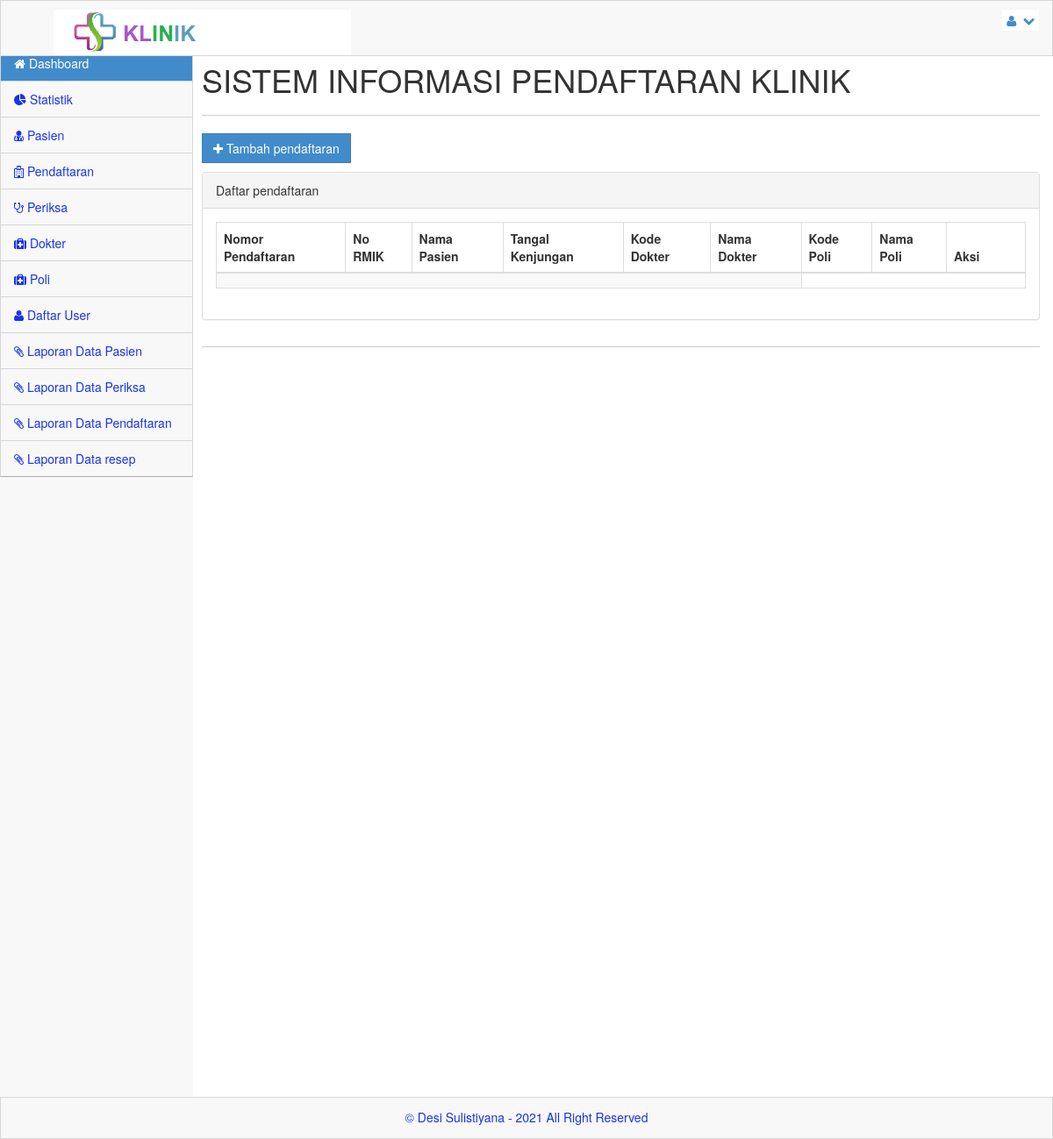
/admin/index.php?menu=pendaftaran (signed in), run on an earlier commit of the app's database.
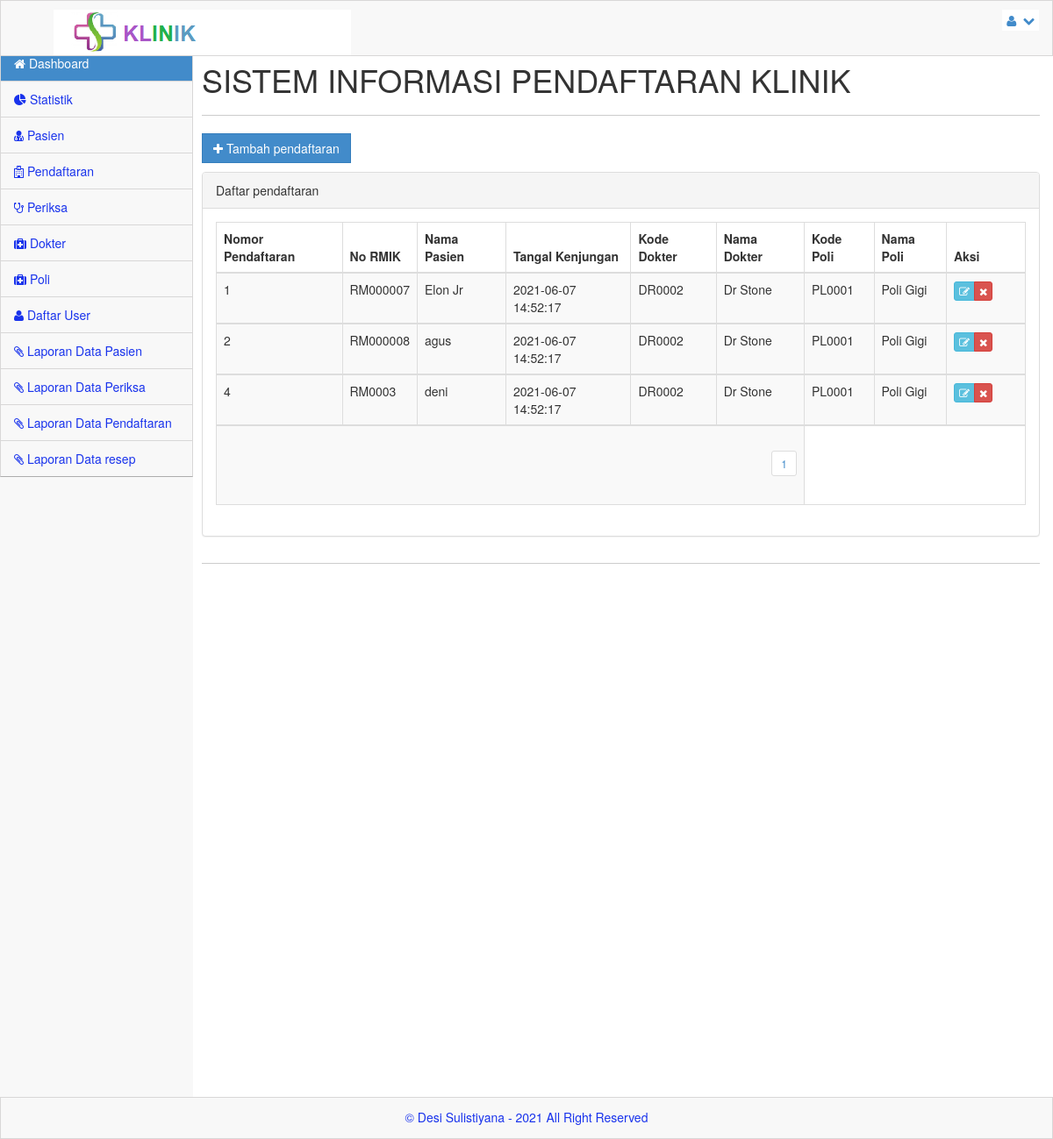
And on a later commit of the database.
### tables this page shows
CREATE TABLE `pendaftaran` (
  `no_pendaftaran` int(10) NOT NULL,
  `no_rm` varchar(10) NOT NULL,
  `kd_dokter` varchar(10) DEFAULT NULL,
  `kd_poli` varchar(10) DEFAULT NULL,
  `created_at` timestamp NULL DEFAULT current_timestamp(),
  `updated_at` timestamp NULL DEFAULT current_timestamp(),
  `deleted_at` timestamp NULL DEFAULT NULL
);

CREATE TABLE `pasien` (
  `no_rm` varchar(11) NOT NULL,
  `nm_pasien` varchar(300) NOT NULL,
  `j_kel` varchar(100) NOT NULL,
  `agama` varchar(100) NOT NULL,
  `alamat` varchar(300) NOT NULL,
  `tgl_lhr` date NOT NULL,
  `ktp` varchar(16) NOT NULL,
  `no_tlp` varchar(12) NOT NULL,
  `nm_kel` varchar(20) NOT NULL,
  `hub_kel` varchar(100) NOT NULL
);

CREATE TABLE `poli` (
  `id_poli` int(11) NOT NULL,
  `kd_poli` varchar(10) DEFAULT NULL,
  `nm_poli` varchar(25) DEFAULT NULL,
  `created_at` timestamp NULL DEFAULT current_timestamp(),
  `updated_at` timestamp NULL DEFAULT current_timestamp(),
  `deleted_at` timestamp NULL DEFAULT NULL
);

CREATE TABLE `dokter` (
  `id_dokter` int(11) NOT NULL,
  `kd_dokter` varchar(10) DEFAULT NULL,
  `nm_dokter` varchar(30) DEFAULT NULL,
  `j_kelamin` char(1) DEFAULT NULL,
  `spesialis` varchar(20) DEFAULT NULL,
  `alamat` varchar(25) DEFAULT NULL,
  `no_telp` varchar(12) DEFAULT NULL,
  `created_at` timestamp NULL DEFAULT current_timestamp(),
  `updated_at` timestamp NULL DEFAULT current_timestamp(),
  `deleted_at` timestamp NULL DEFAULT NULL
);

### admin/pendaftaran.php (the view, shortened to what this page needs)
<?php
$row = 20;
$hal = isset($_GET['hal']) ? $_GET['hal'] : 0;
$pageSql = "SELECT * FROM pendaftaran";
$pageQry = mysqli_query($server,$pageSql) or die ("error paging: ".mysqli_error());
$jml	 = mysqli_num_rows($pageQry);
$max	 = ceil($jml/$row);
?>
<a href="?menu=pendaftaran_edit" class="btn btn-primary btn-rect" data-toggle="modal"><i class='icon icon-white icon-plus'></i> Tambah pendaftaran</a><p>
<div class="panel panel-default">
	<div class="panel-heading">
		Daftar pendaftaran
	</div>
	<div class="panel-body">
		<div class="table-responsive">
			<table class="table table-striped table-bordered table-hover">
				<thead>
					<tr>
						<th>Nomor Pendaftaran</th>
						<th>No RMIK</th>
						<th>Nama Pasien</th>
						<th>Tangal Kenjungan</th>
						<th>Kode Dokter</th>
						<th>Nama Dokter</th>
						<th>Kode Poli</th>
						<th>Nama Poli</th>
						<th width="90">Aksi</th>
					</tr>
				</thead>
			<?php
				$kjgSql = "SELECT * FROM pendaftaran LEFT JOIN pasien ON pasien.no_rm=pendaftaran.no_rm LEFT JOIN dokter ON dokter.kd_dokter=pendaftaran.kd_dokter LEFT JOIN poli ON poli.kd_poli=pendaftaran.kd_poli ORDER BY no_pendaftaran ASC LIMIT $hal, $row";
				$kjgQry = mysqli_query($server,$kjgSql)  or die ("Query pendaftaran salah : ".mysqli_error());
				while ($kjg = mysqli_fetch_array($kjgQry)) {
			?>
				<tbody>
					<tr>
						<td><?php echo $kjg['no_pendaftaran'];?></td>
						<td><?php echo $kjg['no_rm'];?></td>
						<td><?php echo $kjg['nm_pasien'];?></td>
						<td><?php echo $kjg['created_at'];?></td>
						<td><?php echo $kjg['kd_dokter'];?></td>
						<td><?php echo $kjg['nm_dokter'];?></td>
						<td><?php echo $kjg['kd_poli'];?></td>
						<td><?php echo $kjg['nm_poli'];?></td>
						<td>
						  <div class='btn-group'>
						  <a href="?menu=pendaftaran_edit&aksi=edit&nmr=<?php echo $poli['no_pendaftaran']; ?>" class="btn btn-xs btn-info tipsy-kiri-atas" title='Edit Data ini'> <i class="icon-edit icon-white"></i> </a>
						  <a href="?menu=pendaftaran_del&aksi=hapus&nmr=<?php echo $kjg['no_pendaftaran']; ?>" class="btn btn-xs btn-danger tipsy-kiri-atas" title="Hapus Data Ini" onclick="return confirm('ANDA YAKIN AKAN MENGHAPUS DATA PENTING INI ... ?')"><i class="icon-remove icon-white"></i></a>
						  </div>
						</td>
					</tr>
				</tbody>
			<?php } ?>
					<tr>
						<td colspan="6" align="right">
						<?php
						for($h = 1; $h <= $max; $h++){
							$list[$h] = $row*$h-$row;
							echo "<ul class='pagination pagination-sm'><li><a href='?menu=pendaftaran&hal=$list[$h]'>$h</a></li></ul>";
						}
						?></td>
					</tr>
			</table>
		</div>
	</div>
</div>

### admin/index.php (shortened to what this page needs)
<?php
if($_SESSION["user"]!="" && $_SESSION["pass"]!=""){
?>
<!DOCTYPE html>
<html lang="en">
<head>
    <link rel="stylesheet" href="https://cdnjs.cloudflare.com/ajax/libs/font-awesome/4.7.0/css/font-awesome.css" />
    <link rel="stylesheet" href="../css/bootstrap.css" />
    <link rel="stylesheet" href="../css/main.css" />
    <link rel="stylesheet" href="../css/theme.css" />
    <link rel="stylesheet" href="../css/MoneAdmin.css" />
    <link rel="stylesheet" href="../css/font-awesome.css" />
	<link rel="stylesheet" href="../css/datepicker.css" />
</head>
<body class="padTop53">
	<div id="wrap">
		 <?php include_once("menu_atas.php");?>
         <?php if($_SESSION["role"]=="admin"){
             include_once("menu_admin.php");
         }else{
            include_once("menu_dokter.php");
         }
         ?>
	</div>
		 <?php include_once("footer.php");?>
</body>
<?php
}else{
	header("Location:../index.php");
}
?>

### admin/menu_atas.php (shortened to what this page needs)
<div id="top">
			<nav class="navbar navbar-inverse navbar-fixed-top " style="padding-top: 10px;">
                <header class="navbar-header">
                    <a href="index.php" class="navbar-brand">
                    <img src="../img/klinik.png" alt="" /></a>
                </header>
                <ul class="nav navbar-top-links navbar-right">
                    <li class="dropdown">
                        <a class="dropdown-toggle" data-toggle="dropdown" href="#">
                            <i class="icon-user "></i>&nbsp; <i class="icon-chevron-down "></i>
                        </a>
                    </li>
                </ul>
            </nav>
		</div>

### admin/menu_admin.php (shortened to what this page needs)
     <div id="left">
          <ul id="menu" class="collapse">
              <li class="panel active"><a href="index.php"><i class="icon-home"></i> Dashboard</a></li>
              <li><a href="?menu=statistic"><i class="fa fa-pie-chart "></i> Statistik</a></li>
		<li><a href="?menu=pasien"><i class="icon-user-md "></i> Pasien</a></li>
		<li><a href="?menu=pendaftaran"><i class="icon-hospital"></i> Pendaftaran</a></li>
              <li><a href="?menu=periksa"><i class="icon-stethoscope "></i> Periksa</a></li>
		<li><a href="?menu=dokter"><i class="icon-medkit"></i> Dokter</a></li>
              <li><a href="?menu=poli"><i class="icon-medkit"></i> Poli</a></li>
		<li><a href="?menu=user"><i class="icon-user "></i> Daftar User</a></li>
		<li><a href="?menu=laporanpasien"><i class="icon-paper-clip"></i> Laporan Data Pasien</a></li>
              <li><a href="?menu=laporanperiksa"><i class="icon-paper-clip"></i> Laporan Data Periksa</a></li>
              <li><a href="?menu=laporanpendaftaran"><i class="icon-paper-clip"></i> Laporan Data Pendaftaran</a></li>
              <li><a href="?menu=laporanresep"><i class="icon-paper-clip"></i> Laporan Data resep</a></li>
          </ul>
      </div>
<div id="content">
          <div class="inner">
              <div class="row">
                  <div class="col-lg-12">
				<h1>SISTEM INFORMASI PENDAFTARAN KLINIK</h1>
                  </div>
              </div>
              <hr/>
               <div class="row">
                  <div class="col-lg-12">
				<?php
				if($_GET["menu"]){
					include_once("load.php");
				}
				?>
			</div>
              </div>
              <hr />
          </div>
      </div>

### admin/load.php
<?php
if($_GET["menu"]){
	include_once($_GET["menu"].".php");
}
?>

### admin/footer.php
<div id="footer">
        <p>&copy;  Desi Sulistiyana  - <?php echo date("Y");?> All Right Reserved </p>
</div>

### css/main.css (style rules this page uses)
#wrap { margin: 0 auto; }
#footer { height: 48px; background-color: #222222; }
@media (min-width: 768px) { html, body { height: 100%; } }
@media (min-width: 768px) { #wrap { height: auto !important; height: 100%; min-height: 100%; padding: 0 0 48px; margin-bottom: -48px; } }
body.padTop53 { padding-top: 75px; overflow: visible; }
@media (min-width: 802px) { body.padTop53 { padding-top: 51px; } }
#wrap:before, #top:before, .head:before, #footer:before, #wrap:after, #top:after, .head:after, #footer:after { display: table; content: " "; }
#wrap:after, #top:after, .head:after, #footer:after { clear: both; }
#wrap { background-color: #f8f8f8; }
@media (min-width: 768px) { #left { position: relative; float: left; width: 100px; } }
@media (min-width: 768px) { #content { margin-left: 100px; } }
@media (min-width: 768px) { #left { margin-bottom: -10px; } }
@media (min-width: 992px) { #left { width: 220px; } }
@media (min-width: 992px) { #content { margin-left: 220px; } }
#top .navbar { margin-bottom: 0; border:1px solid rgb(216, 215, 215); background-color:#f8f8f8; }
#top .navbar-brand { padding: 0; }
#menu { position: relative; overflow: hidden; border-right:1px solid rgb(216, 215, 215); border-left:1px solid rgb(216, 215, 215); background-color:#f8f8f8; border-bottom: 1px solid rgba(0, 0, 0, 0.3); -webkit-box-shadow: 0 1px 0 rgba(255, 255, 255, 0.05); box-shadow: 0 1px 0 rgba(255, 255, 255, 0.05); }
#menu, #menu ul { padding: 0; margin: 0; list-style: none; }
@media (min-width: 768px) { #menu.collapse { display: inherit !important; } }
#menu > li { position: relative; display: block; margin: 0; border-width: 0; border-radius: 0; }
#menu > li > a { position: relative; display: block; padding: 10px 15px; color: #1933EC; border-top:1px solid rgb(216, 215, 215); }
#menu > li.active > a { color: #fff; background-color: #428bca; }
#menu > li.panel { background-color: transparent; }
#menu li > a { text-decoration: none; }
#menu > li.active > a { position: relative; }
@media (min-width: 768px) { .mini-sidebar #menu > li > a, #menu > li > a { text-align: center; } }
@media (min-width: 768px) { .mini-sidebar #menu > li > a > i, #menu > li > a > i { display: block; font-size: 20px; } }
@media (min-width: 768px) { #menu:after, .mini-sidebar #menu:after { position: absolute; top: 0; right: 0; bottom: 0; left: 0; display: block; width: 0; -webkit-box-shadow: 97px 1px 5px 2px rgba(0, 0, 0, 0.6); box-shadow: 97px 1px 5px 2px rgba(0, 0, 0, 0.6); } }
@media (min-width: 992px) { #menu > li > a { text-align: left; } }
@media (min-width: 992px) { #menu > li > a > i { display: inline; font-size: 14px; } }
@media (min-width: 992px) { #menu:after { -webkit-box-shadow: 217px 1px 5px 2px rgba(0, 0, 0, 0.6); box-shadow: 217px 1px 5px 2px rgba(0, 0, 0, 0.6); } }
#content { -webkit-transition: margin 0.4s; transition: margin 0.4s; }
.inner { position: relative; min-height: 1px; padding-right: 15px; padding-left: 10px; background: #fff; border: 0px solid #e4e4e4; min-height:1200px; }
@media (min-width: 768px) { .inner { float: left; width: 100%; } }
.inner .row { margin-right: -15px; margin-left: -15px; }
#footer { margin: 0 auto; color: #1933EC; background-color:#f8f8f8; border:1px solid rgb(216, 215, 215); }
#footer p { padding: 12px 0 0; text-align: center; }
.btn-rect { border-radius: 0 !important; }
.inner hr { margin-top: 10px; border-top-color: #ccc; }

### css/MoneAdmin.css (style rules this page uses)
body { background-color: #f8f8f8; }
.navbar-top-links li { display: inline-block; }
.navbar-top-links li:last-child { margin-right: 15px; }
.navbar-top-links li a { padding: 15px; padding:2px 5px 2px 5px; background-color:white; }

What changed in the data, as far as the page shows it:
added pendaftaran: no_pendaftaran "1", pasien.no_rm "RM000007", pasien.nm_pasien "Elon Jr", poli.created_at "2021-06-07 14:52:17", dokter.kd_dokter "DR0002", dokter.nm_dokter "Dr Stone", poli.kd_poli "PL0001", poli.nm_poli "Poli Gigi"
added pendaftaran: no_pendaftaran "2", pasien.no_rm "RM000008", pasien.nm_pasien "agus", poli.created_at "2021-06-07 14:52:17", dokter.kd_dokter "DR0002", dokter.nm_dokter "Dr Stone", poli.kd_poli "PL0001", poli.nm_poli "Poli Gigi"
added pendaftaran: no_pendaftaran "4", pasien.no_rm "RM0003", pasien.nm_pasien "deni", poli.created_at "2021-06-07 14:52:17", dokter.kd_dokter "DR0002", dokter.nm_dokter "Dr Stone", poli.kd_poli "PL0001", poli.nm_poli "Poli Gigi"
Also different on the page:
new list line: "1"
